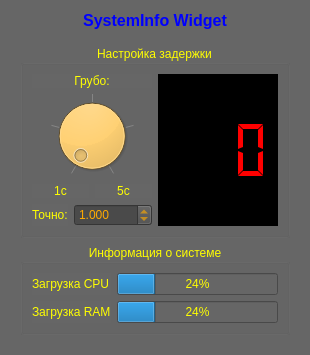
<?xml version="1.0" encoding="UTF-8"?>
<ui version="4.0">
 <class>sys_info_form</class>
 <widget class="QWidget" name="sys_info_form">
  <property name="geometry">
   <rect>
    <x>0</x>
    <y>0</y>
    <width>310</width>
    <height>355</height>
   </rect>
  </property>
  <property name="windowTitle">
   <string>System Info</string>
  </property>
  <property name="styleSheet">
   <string notr="true">background-color: rgb(102, 102, 102);
color: rgb(255, 255, 0);</string>
  </property>
  <layout class="QVBoxLayout" name="verticalLayout_6">
   <item>
    <layout class="QVBoxLayout" name="verticalLayout_5">
     <item>
      <widget class="QLabel" name="lbl_sys_widget">
       <property name="sizePolicy">
        <sizepolicy hsizetype="Preferred" vsizetype="Fixed">
         <horstretch>0</horstretch>
         <verstretch>0</verstretch>
        </sizepolicy>
       </property>
       <property name="font">
        <font>
         <pointsize>12</pointsize>
         <bold>true</bold>
        </font>
       </property>
       <property name="styleSheet">
        <string notr="true">color: rgb(0, 0, 255);</string>
       </property>
       <property name="text">
        <string>SystemInfo Widget</string>
       </property>
       <property name="alignment">
        <set>Qt::AlignmentFlag::AlignCenter</set>
       </property>
      </widget>
     </item>
     <item>
      <widget class="QWidget" name="widget_system" native="true">
       <layout class="QHBoxLayout" name="horizontalLayout">
        <item>
         <layout class="QVBoxLayout" name="verticalLayout_4">
          <item>
           <widget class="QGroupBox" name="gb_delay_sys">
            <property name="autoFillBackground">
             <bool>false</bool>
            </property>
            <property name="styleSheet">
             <string notr="true">color: rgb(255, 255, 0);
alternate-background-color: rgb(255, 255, 0);</string>
            </property>
            <property name="title">
             <string>Настройка задержки</string>
            </property>
            <property name="alignment">
             <set>Qt::AlignmentFlag::AlignCenter</set>
            </property>
            <layout class="QHBoxLayout" name="horizontalLayout_6">
             <item>
              <layout class="QVBoxLayout" name="verticalLayout_3">
               <item>
                <widget class="QLabel" name="lbl_rough">
                 <property name="sizePolicy">
                  <sizepolicy hsizetype="Preferred" vsizetype="Fixed">
                   <horstretch>0</horstretch>
                   <verstretch>0</verstretch>
                  </sizepolicy>
                 </property>
                 <property name="text">
                  <string>Грубо:</string>
                 </property>
                 <property name="alignment">
                  <set>Qt::AlignmentFlag::AlignCenter</set>
                 </property>
                </widget>
               </item>
               <item>
                <widget class="QDial" name="dial_sys">
                 <property name="styleSheet">
                  <string notr="true">background-color: rgb(255, 170, 0);</string>
                 </property>
                 <property name="minimum">
                  <number>1</number>
                 </property>
                 <property name="maximum">
                  <number>5</number>
                 </property>
                 <property name="singleStep">
                  <number>1</number>
                 </property>
                 <property name="pageStep">
                  <number>1</number>
                 </property>
                 <property name="wrapping">
                  <bool>false</bool>
                 </property>
                 <property name="notchTarget">
                  <double>5.000000000000000</double>
                 </property>
                 <property name="notchesVisible">
                  <bool>true</bool>
                 </property>
                </widget>
               </item>
               <item>
                <layout class="QHBoxLayout" name="horizontalLayout_5">
                 <item>
                  <widget class="QLabel" name="lbl_1sec">
                   <property name="sizePolicy">
                    <sizepolicy hsizetype="Preferred" vsizetype="Fixed">
                     <horstretch>0</horstretch>
                     <verstretch>0</verstretch>
                    </sizepolicy>
                   </property>
                   <property name="text">
                    <string>1с</string>
                   </property>
                   <property name="alignment">
                    <set>Qt::AlignmentFlag::AlignCenter</set>
                   </property>
                  </widget>
                 </item>
                 <item>
                  <widget class="QLabel" name="lbl_5sec">
                   <property name="sizePolicy">
                    <sizepolicy hsizetype="Preferred" vsizetype="Fixed">
                     <horstretch>0</horstretch>
                     <verstretch>0</verstretch>
                    </sizepolicy>
                   </property>
                   <property name="text">
                    <string>5с</string>
                   </property>
                   <property name="alignment">
                    <set>Qt::AlignmentFlag::AlignCenter</set>
                   </property>
                  </widget>
                 </item>
                </layout>
               </item>
               <item>
                <layout class="QHBoxLayout" name="horizontalLayout_3">
                 <item>
                  <widget class="QLabel" name="lbl_exactly">
                   <property name="sizePolicy">
                    <sizepolicy hsizetype="Preferred" vsizetype="Preferred">
                     <horstretch>0</horstretch>
                     <verstretch>0</verstretch>
                    </sizepolicy>
                   </property>
                   <property name="text">
                    <string>Точно:</string>
                   </property>
                  </widget>
                 </item>
                 <item>
                  <widget class="QDoubleSpinBox" name="spin_exactly">
                   <property name="sizePolicy">
                    <sizepolicy hsizetype="Expanding" vsizetype="Fixed">
                     <horstretch>0</horstretch>
                     <verstretch>0</verstretch>
                    </sizepolicy>
                   </property>
                   <property name="styleSheet">
                    <string notr="true">color: rgb(255, 170, 0);
background-color: rgb(74, 74, 74);
</string>
                   </property>
                   <property name="decimals">
                    <number>3</number>
                   </property>
                   <property name="minimum">
                    <double>0.100000000000000</double>
                   </property>
                   <property name="maximum">
                    <double>5.000000000000000</double>
                   </property>
                   <property name="singleStep">
                    <double>0.005000000000000</double>
                   </property>
                   <property name="value">
                    <double>1.000000000000000</double>
                   </property>
                  </widget>
                 </item>
                </layout>
               </item>
              </layout>
             </item>
             <item>
              <widget class="QLCDNumber" name="lcd_sys">
               <property name="sizePolicy">
                <sizepolicy hsizetype="MinimumExpanding" vsizetype="MinimumExpanding">
                 <horstretch>0</horstretch>
                 <verstretch>0</verstretch>
                </sizepolicy>
               </property>
               <property name="layoutDirection">
                <enum>Qt::LayoutDirection::LeftToRight</enum>
               </property>
               <property name="autoFillBackground">
                <bool>false</bool>
               </property>
               <property name="styleSheet">
                <string notr="true">background-color: rgb(0, 0, 0);
color: rgb(255, 0, 0);</string>
               </property>
               <property name="smallDecimalPoint">
                <bool>true</bool>
               </property>
               <property name="digitCount">
                <number>3</number>
               </property>
               <property name="segmentStyle">
                <enum>QLCDNumber::SegmentStyle::Flat</enum>
               </property>
               <property name="value" stdset="0">
                <double>0.000000000000000</double>
               </property>
              </widget>
             </item>
            </layout>
           </widget>
          </item>
          <item>
           <widget class="QGroupBox" name="gb_info_sys">
            <property name="styleSheet">
             <string notr="true">color: rgb(255, 255, 0);</string>
            </property>
            <property name="title">
             <string>Информация о системе</string>
            </property>
            <property name="alignment">
             <set>Qt::AlignmentFlag::AlignCenter</set>
            </property>
            <layout class="QHBoxLayout" name="horizontalLayout_2">
             <item>
              <layout class="QVBoxLayout" name="verticalLayout_2">
               <item>
                <widget class="QLabel" name="lbl_cpu">
                 <property name="text">
                  <string>Загрузка CPU</string>
                 </property>
                </widget>
               </item>
               <item>
                <widget class="QLabel" name="lbl_ram">
                 <property name="text">
                  <string>Загрузка RAM</string>
                 </property>
                </widget>
               </item>
              </layout>
             </item>
             <item>
              <layout class="QVBoxLayout" name="verticalLayout">
               <item>
                <widget class="QProgressBar" name="indicator_cpu">
                 <property name="value">
                  <number>24</number>
                 </property>
                 <property name="textVisible">
                  <bool>true</bool>
                 </property>
                 <property name="orientation">
                  <enum>Qt::Orientation::Horizontal</enum>
                 </property>
                 <property name="textDirection">
                  <enum>QProgressBar::Direction::TopToBottom</enum>
                 </property>
                </widget>
               </item>
               <item>
                <widget class="QProgressBar" name="indicator_ram">
                 <property name="value">
                  <number>24</number>
                 </property>
                </widget>
               </item>
              </layout>
             </item>
            </layout>
           </widget>
          </item>
         </layout>
        </item>
       </layout>
      </widget>
     </item>
    </layout>
   </item>
  </layout>
 </widget>
 <resources/>
 <connections/>
</ui>
